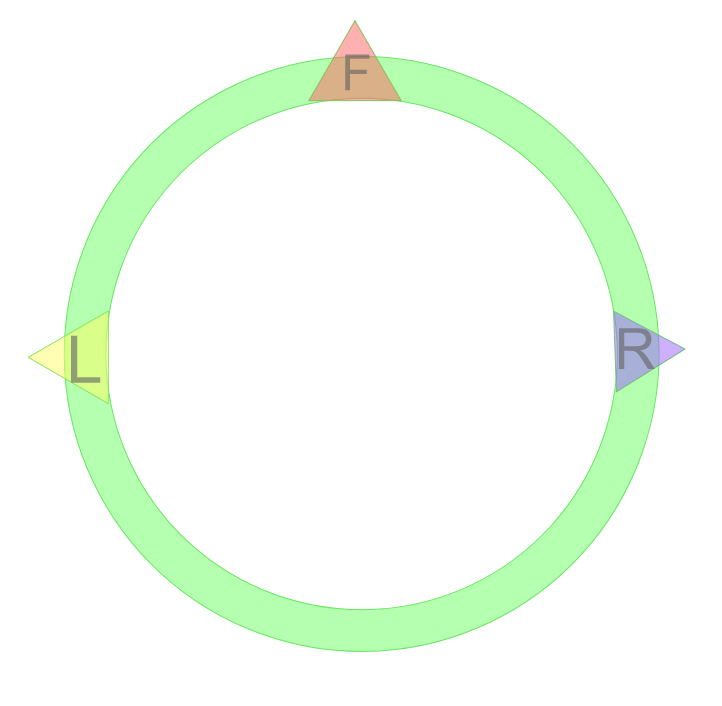
#> input picture ring.png, 722 x 706 px
$ python test.py
#> lines starting #> are read from the running program, lines starting #| are printed output that depends on the picture
from PIL import Image
import math
import requests
import urllib


def tilex2lon(tilex, zoom):
    return 360 * tilex / (2 ** zoom) - 180


def tiley2lat(tiley, zoom):
    return math.atan(math.sinh(math.pi * (1 - 2 * tiley / (2 ** zoom)))) * 180 / math.pi


def lon2tilex(lon, zoom):
    return ((lon + 180) / 360 * 2 ** zoom)


def lat2tiley(lat, zoom):
    lat = lat*math.pi/180
    return ((1 - math.log(math.tan(lat) + 1/math.cos(lat))/math.pi) / 2 * 2 ** zoom)


def tile2path(tilex, tiley, zoom):
    return "http://tile.openstreetmap.org/%d/%d/%d.png" % (zoom, tilex, tiley)


im = Image.new("RGB", (1622, 1000))
#> im: PIL image 1622x1000 RGB; every value is 0
img = Image.open("ring.png")
#> img is the input picture: PIL image 722x706 RGBA; mean R, G, B, A 4.9, 36.2, 0.9, 13.2
img1 = Image.open("kompas.png")
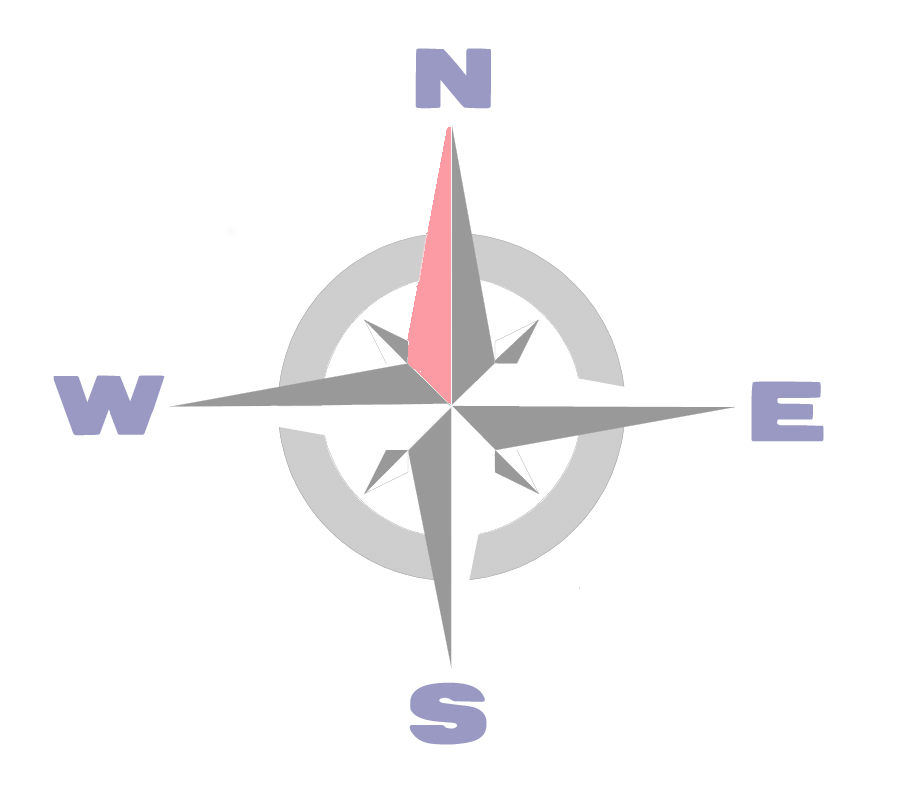
#> input picture kompas.png, 900 x 800 px
#> img1 is the input picture: PIL image 900x800 RGBA; mean R, G, B, A 234.2, 231.9, 234.4, 14.7

im.paste(img, (-200, 0))
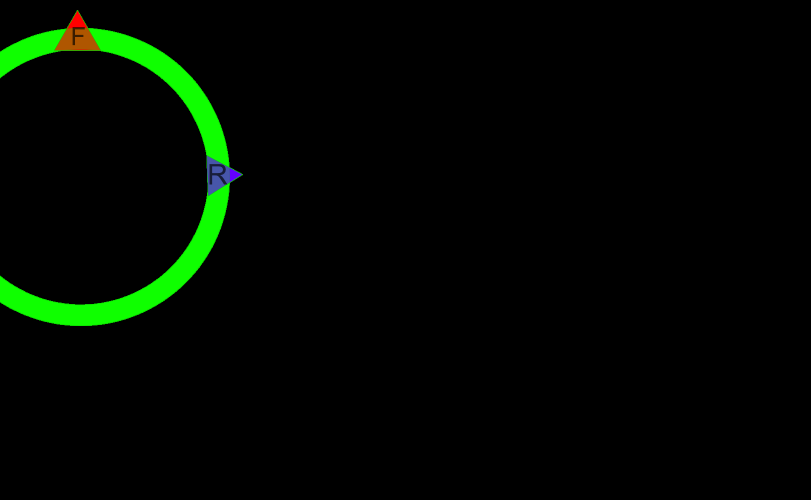
#> im: PIL image 1622x1000 RGB (shown at 1/2 size); mean R, G, B 1, 7.7, 0.3
im.paste(img1, (722, 0))
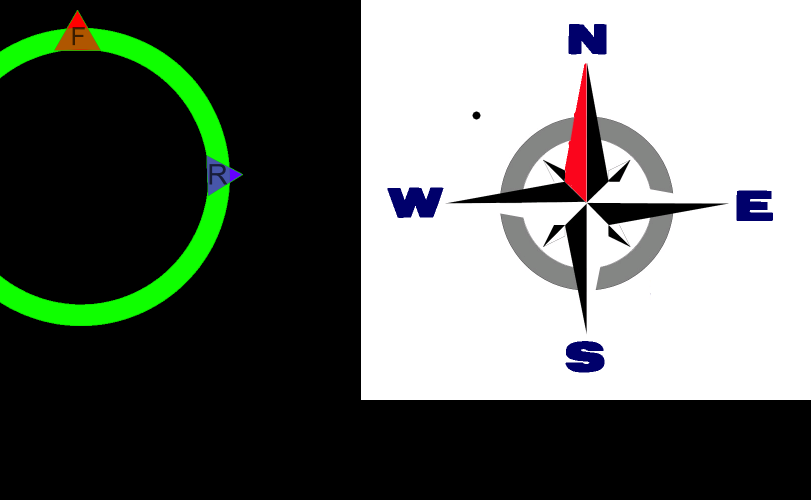
#> im: PIL image 1622x1000 RGB (shown at 1/2 size); mean R, G, B 104.9, 110.6, 104.3
#im.show()

zoom = 18

tilex = lon2tilex(30.52060, zoom)
tiley = lat2tiley(59.91541, zoom)


path = tile2path(tilex, tiley, zoom)
path2 = tile2path(tilex+1, tiley, zoom)

print(path)
#> (the run stopped early here; a loop or call above may not have finished)
